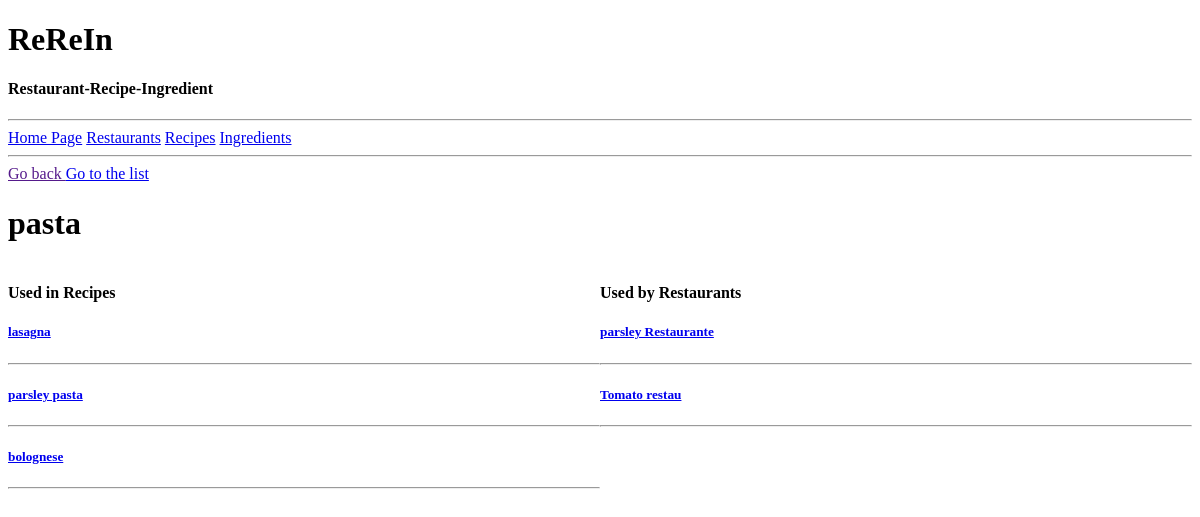
/ingredient/10, run on an earlier commit of the app's database.
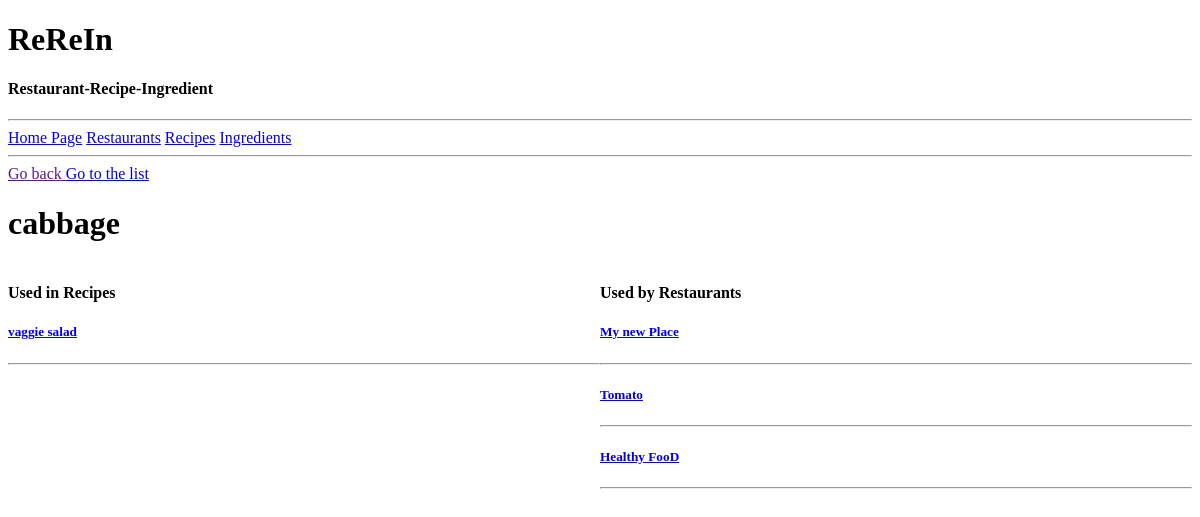
And on a later commit of the database.
### base/models.py (models this page shows, shortened)
class Ingredient(models.Model):
    name = models.CharField(max_length = 200)
    updated = models.DateTimeField(auto_now = True)#takes a snapshot every time it's saved
    created = models.DateTimeField(auto_now_add = True)#takes a snapshot only the first time it's save
    class Meta:
        ordering = ['-updated', '-created']

class Recipe(models.Model):
    name = models.CharField(max_length = 200)
    ingredients = models.ManyToManyField(Ingredient)
    description = models.TextField(null=True , blank = True)
    updated = models.DateTimeField(auto_now = True)#takes a snapshot every time it's saved
    created = models.DateTimeField(auto_now_add = True)#takes a snapshot only the first time it's save
    class Meta:
        ordering = ['-updated', '-created']

class Restaurant(models.Model):
    name = models.CharField(max_length = 200)
    description = models.TextField(null=True , blank = True)
    recipes = models.ManyToManyField(Recipe)
    updated = models.DateTimeField(auto_now = True)#takes a snapshot every time it's saved
    created = models.DateTimeField(auto_now_add = True)#takes a snapshot only the first time it's save
    class Meta:
        ordering = ['-updated', '-created']

### base/views.py (the view)
# urls.py: path('ingredient/<str:pk>', views.readIngredient, name='detail-ingredient'),
def readIngredient(request, pk):
    ingredient = Ingredient.objects.get(id=pk)
    recipes = ingredient.recipe_set.all()
    restaurants = Restaurant.objects.filter(recipes__ingredients__name = ingredient.name).distinct()
    context = {'ingredient':ingredient, 'recipes':recipes, 'restaurants':restaurants}
    return render(request, 'base/ingredient_detail.html', context)

### base/templates/base/ingredient_detail.html (shortened to what this page needs)
{% extends 'main.html' %}
{% block content %}
<a href = "{{request.META.HTTP_REFERER}}"> Go back </a>
<a href = "{% url 'list-ingredient' %}">Go to the list</a>
<h1>{{ingredient.name}}</h1>
<div class='detail-container'>
    <div>
        <h4> Used in Recipes </h4>
        <div>
            {%for recipe in recipes%}
            <div>
                <h5><a href="{% url 'detail-recipe' recipe.id %}">{{recipe.name}}</a></h5>
                <hr>
            </div>
            {% endfor %}
        </div>
    </div>
    <div>
        <h4> Used by Restaurants</h4>
        <div>
            {%for restaurant in restaurants%}
            <div>
                <h5><a href="{% url 'detail-restaurant' restaurant.id %}">{{restaurant.name}}</a></h5>
                <hr>
            </div>
            {% endfor %}
        </div>
    </div>
</div>
{% endblock content %}

What changed in the data, as far as the page shows it:
removed Recipe: name "lasagna"
removed Recipe: name "parsley pasta"
no longer on this page (row edited): Recipe: name "bolognese"
removed Restaurant: name "parsley Restaurante"
removed Restaurant: name "Tomato restau"
changed Ingredient: name "pasta" → "cabbage"
added Recipe: name "vaggie salad"
added Restaurant: name "My new Place"
added Restaurant: name "Tomato"
added Restaurant: name "Healthy FooD"
